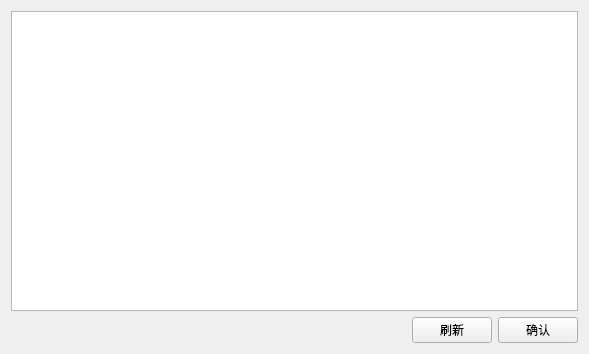
<?xml version="1.0" encoding="UTF-8"?>
<ui version="4.0">
 <class>look_message</class>
 <widget class="QWidget" name="look_message">
  <property name="geometry">
   <rect>
    <x>0</x>
    <y>0</y>
    <width>589</width>
    <height>354</height>
   </rect>
  </property>
  <property name="windowTitle">
   <string>Form</string>
  </property>
  <property name="styleSheet">
   <string notr="true"/>
  </property>
  <layout class="QGridLayout" name="gridLayout_2">
   <item row="0" column="0">
    <widget class="QTextEdit" name="textEdit">
     <property name="styleSheet">
      <string notr="true">
font: 13pt &quot;Arial&quot;;</string>
     </property>
    </widget>
   </item>
   <item row="1" column="0">
    <layout class="QGridLayout" name="gridLayout">
     <item row="0" column="3">
      <spacer name="horizontalSpacer">
       <property name="orientation">
        <enum>Qt::Horizontal</enum>
       </property>
       <property name="sizeHint" stdset="0">
        <size>
         <width>40</width>
         <height>20</height>
        </size>
       </property>
      </spacer>
     </item>
     <item row="0" column="5">
      <widget class="QPushButton" name="backButton">
       <property name="styleSheet">
        <string notr="true">font: 12pt &quot;Arial&quot;;</string>
       </property>
       <property name="text">
        <string>确认</string>
       </property>
      </widget>
     </item>
     <item row="0" column="4">
      <widget class="QPushButton" name="seeAllButton">
       <property name="styleSheet">
        <string notr="true">font: 87 11pt &quot;Arial Black&quot;;</string>
       </property>
       <property name="text">
        <string>刷新</string>
       </property>
      </widget>
     </item>
    </layout>
   </item>
  </layout>
 </widget>
 <resources/>
 <connections/>
</ui>
